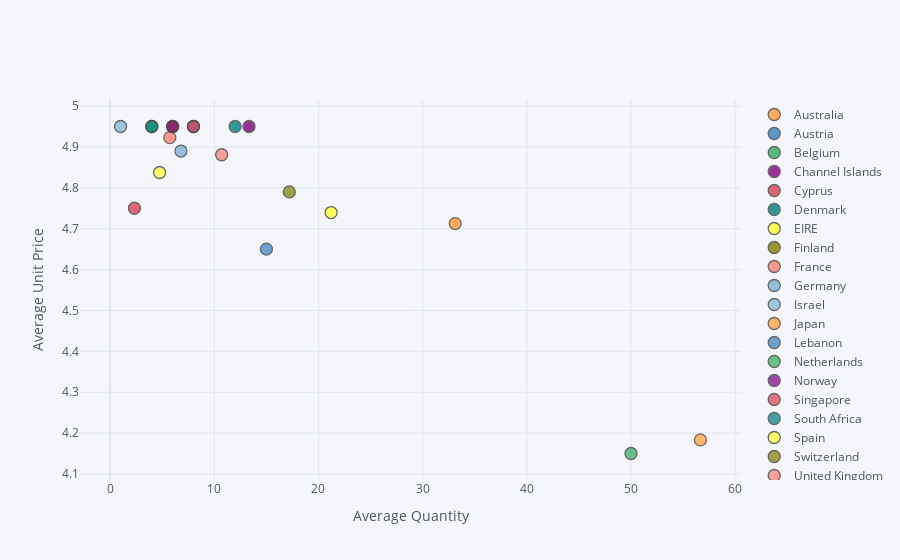

Notebook code cell kept with this figure:
### Code cell
qty_price_pv.iplot(x="Quantity",y="UnitPrice",categories="Country",xTitle="Average Quantity",
                  yTitle="Average Unit Price")

### Figure 1 — Plotly figure (JSON) as saved in the notebook; plotly's stock layout.template omitted (floating-point values rounded to 4 significant figures)
{"data": [{"marker": {"color": "rgba(255, 153, 51, 1.0)", "line": {"width": 1.3}, "opacity": 0.8, "size": 12, "symbol": "circle"}, "mode": "markers", "name": "Australia", "textfont": {"color": "#4D5663"}, "type": "scatter", "x": [33.12], "y": [4.713]}, {"marker": {"color": "rgba(55, 128, 191, 1.0)", "line": {"width": 1.3}, "opacity": 0.8, "size": 12, "symbol": "circle"}, "mode": "markers", "name": "Austria", "textfont": {"color": "#4D5663"}, "type": "scatter", "x": [8], "y": [4.95]}, {"marker": {"color": "rgba(50, 171, 96, 1.0)", "line": {"width": 1.3}, "opacity": 0.8, "size": 12, "symbol": "circle"}, "mode": "markers", "name": "Belgium", "textfont": {"color": "#4D5663"}, "type": "scatter", "x": [4], "y": [4.95]}, {"marker": {"color": "rgba(128, 0, 128, 1.0)", "line": {"width": 1.3}, "opacity": 0.8, "size": 12, "symbol": "circle"}, "mode": "markers", "name": "Channel Islands", "textfont": {"color": "#4D5663"}, "type": "scatter", "x": [13.33], "y": [4.95]}, {"marker": {"color": "rgba(219, 64, 82, 1.0)", "line": {"width": 1.3}, "opacity": 0.8, "size": 12, "symbol": "circle"}, "mode": "markers", "name": "Cyprus", "textfont": {"color": "#4D5663"}, "type": "scatter", "x": [2.333], "y": [4.75]}, {"marker": {"color": "rgba(0, 128, 128, 1.0)", "line": {"width": 1.3}, "opacity": 0.8, "size": 12, "symbol": "circle"}, "mode": "markers", "name": "Denmark", "textfont": {"color": "#4D5663"}, "type": "scatter", "x": [12], "y": [4.95]}, {"marker": {"color": "rgba(255, 255, 51, 1.0)", "line": {"width": 1.3}, "opacity": 0.8, "size": 12, "symbol": "circle"}, "mode": "markers", "name": "EIRE", "textfont": {"color": "#4D5663"}, "type": "scatter", "x": [21.21], "y": [4.739]}, {"marker": {"color": "rgba(128, 128, 0, 1.0)", "line": {"width": 1.3}, "opacity": 0.8, "size": 12, "symbol": "circle"}, "mode": "markers", "name": "Finland", "textfont": {"color": "#4D5663"}, "type": "scatter", "x": [6], "y": [4.95]}, {"marker": {"color": "rgba(251, 128, 114, 1.0)", "line": {"width": 1.3}, "opacity": 0.8, "size": 12, "symbol": "circle"}, "mode": "markers", "name": "France", "textfont": {"color": "#4D5663"}, "type": "scatter", "x": [5.727], "y": [4.923]}, {"marker": {"color": "rgba(128, 177, 211, 1.0)", "line": {"width": 1.3}, "opacity": 0.8, "size": 12, "symbol": "circle"}, "mode": "markers", "name": "Germany", "textfont": {"color": "#4D5663"}, "type": "scatter", "x": [6.8], "y": [4.89]}, {"marker": {"color": "rgba(128, 177, 211, 0.8999999999999999)", "line": {"width": 1.3}, "opacity": 0.8, "size": 12, "symbol": "circle"}, "mode": "markers", "name": "Israel", "textfont": {"color": "#4D5663"}, "type": "scatter", "x": [1], "y": [4.95]}, {"marker": {"color": "rgba(255, 153, 51, 0.8999999999999999)", "line": {"width": 1.3}, "opacity": 0.8, "size": 12, "symbol": "circle"}, "mode": "markers", "name": "Japan", "textfont": {"color": "#4D5663"}, "type": "scatter", "x": [56.67], "y": [4.183]}, {"marker": {"color": "rgba(55, 128, 191, 0.8999999999999999)", "line": {"width": 1.3}, "opacity": 0.8, "size": 12, "symbol": "circle"}, "mode": "markers", "name": "Lebanon", "textfont": {"color": "#4D5663"}, "type": "scatter", "x": [15], "y": [4.65]}, {"marker": {"color": "rgba(50, 171, 96, 0.8999999999999999)", "line": {"width": 1.3}, "opacity": 0.8, "size": 12, "symbol": "circle"}, "mode": "markers", "name": "Netherlands", "textfont": {"color": "#4D5663"}, "type": "scatter", "x": [50], "y": [4.15]}, {"marker": {"color": "rgba(128, 0, 128, 0.8999999999999999)", "line": {"width": 1.3}, "opacity": 0.8, "size": 12, "symbol": "circle"}, "mode": "markers", "name": "Norway", "textfont": {"color": "#4D5663"}, "type": "scatter", "x": [6], "y": [4.95]}, {"marker": {"color": "rgba(219, 64, 82, 0.8999999999999999)", "line": {"width": 1.3}, "opacity": 0.8, "size": 12, "symbol": "circle"}, "mode": "markers", "name": "Singapore", "textfont": {"color": "#4D5663"}, "type": "scatter", "x": [8], "y": [4.95]}, {"marker": {"color": "rgba(0, 128, 128, 0.8999999999999999)", "line": {"width": 1.3}, "opacity": 0.8, "size": 12, "symbol": "circle"}, "mode": "markers", "name": "South Africa", "textfont": {"color": "#4D5663"}, "type": "scatter", "x": [4], "y": [4.95]}, {"marker": {"color": "rgba(255, 255, 51, 0.8999999999999999)", "line": {"width": 1.3}, "opacity": 0.8, "size": 12, "symbol": "circle"}, "mode": "markers", "name": "Spain", "textfont": {"color": "#4D5663"}, "type": "scatter", "x": [4.75], "y": [4.838]}, {"marker": {"color": "rgba(128, 128, 0, 0.8999999999999999)", "line": {"width": 1.3}, "opacity": 0.8, "size": 12, "symbol": "circle"}, "mode": "markers", "name": "Switzerland", "textfont": {"color": "#4D5663"}, "type": "scatter", "x": [17.2], "y": [4.79]}, {"marker": {"color": "rgba(251, 128, 114, 0.8999999999999999)", "line": {"width": 1.3}, "opacity": 0.8, "size": 12, "symbol": "circle"}, "mode": "markers", "name": "United Kingdom", "textfont": {"color": "#4D5663"}, "type": "scatter", "x": [10.71], "y": [4.881]}], "layout": {"autosize": true, "legend": {"bgcolor": "#F5F6F9", "font": {"color": "#4D5663"}}, "paper_bgcolor": "#F5F6F9", "plot_bgcolor": "#F5F6F9", "title": {"font": {"color": "#4D5663"}}, "xaxis": {"autorange": true, "gridcolor": "#E1E5ED", "range": [-4.021, 61.69], "showgrid": true, "tickfont": {"color": "#4D5663"}, "title": {"font": {"color": "#4D5663"}, "text": "Average Quantity"}, "type": "linear", "zerolinecolor": "#E1E5ED"}, "yaxis": {"autorange": true, "gridcolor": "#E1E5ED", "range": [4.076, 5.024], "showgrid": true, "tickfont": {"color": "#4D5663"}, "title": {"font": {"color": "#4D5663"}, "text": "Average Unit Price"}, "type": "linear", "zerolinecolor": "#E1E5ED"}}}
